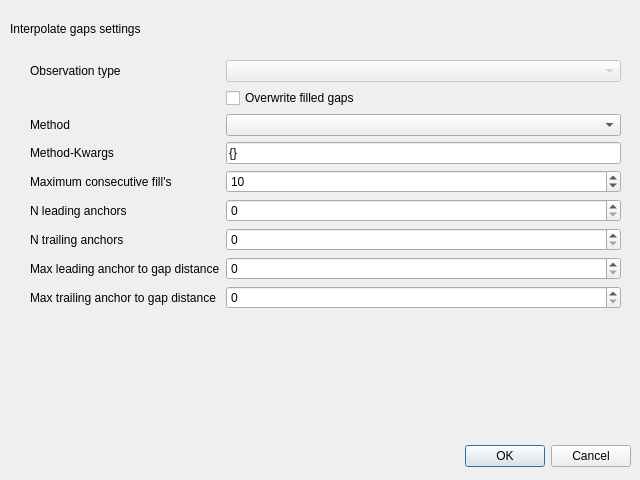
<?xml version="1.0" encoding="UTF-8"?>
<ui version="4.0">
 <class>Dialog</class>
 <widget class="QDialog" name="Dialog">
  <property name="geometry">
   <rect>
    <x>0</x>
    <y>0</y>
    <width>640</width>
    <height>480</height>
   </rect>
  </property>
  <property name="windowTitle">
   <string>Dialog</string>
  </property>
  <widget class="QDialogButtonBox" name="buttonBox">
   <property name="geometry">
    <rect>
     <x>10</x>
     <y>440</y>
     <width>621</width>
     <height>32</height>
    </rect>
   </property>
   <property name="orientation">
    <enum>Qt::Horizontal</enum>
   </property>
   <property name="standardButtons">
    <set>QDialogButtonBox::Cancel|QDialogButtonBox::Ok</set>
   </property>
  </widget>
  <widget class="QLabel" name="label">
   <property name="geometry">
    <rect>
     <x>10</x>
     <y>20</y>
     <width>481</width>
     <height>17</height>
    </rect>
   </property>
   <property name="text">
    <string>Interpolate gaps settings</string>
   </property>
  </widget>
  <widget class="QWidget" name="formLayoutWidget">
   <property name="geometry">
    <rect>
     <x>30</x>
     <y>60</y>
     <width>591</width>
     <height>291</height>
    </rect>
   </property>
   <layout class="QFormLayout" name="formLayout">
    <item row="0" column="0">
     <widget class="QLabel" name="label_2">
      <property name="text">
       <string>Observation type</string>
      </property>
     </widget>
    </item>
    <item row="0" column="1">
     <widget class="QComboBox" name="obstype_spin">
      <property name="enabled">
       <bool>false</bool>
      </property>
     </widget>
    </item>
    <item row="1" column="1">
     <widget class="QCheckBox" name="overwrite_box">
      <property name="text">
       <string>Overwrite filled gaps</string>
      </property>
     </widget>
    </item>
    <item row="2" column="0">
     <widget class="QLabel" name="label_4">
      <property name="text">
       <string>Method</string>
      </property>
     </widget>
    </item>
    <item row="2" column="1">
     <widget class="QComboBox" name="method_spinner"/>
    </item>
    <item row="4" column="0">
     <widget class="QLabel" name="label_5">
      <property name="text">
       <string>Maximum consecutive fill's</string>
      </property>
     </widget>
    </item>
    <item row="5" column="0">
     <widget class="QLabel" name="label_6">
      <property name="text">
       <string>N leading anchors</string>
      </property>
     </widget>
    </item>
    <item row="4" column="1">
     <widget class="QSpinBox" name="max_consec_spinner">
      <property name="minimum">
       <number>2</number>
      </property>
      <property name="maximum">
       <number>10000</number>
      </property>
      <property name="value">
       <number>10</number>
      </property>
     </widget>
    </item>
    <item row="5" column="1">
     <widget class="QSpinBox" name="n_lead_spinner"/>
    </item>
    <item row="6" column="0">
     <widget class="QLabel" name="label_7">
      <property name="text">
       <string>N trailing anchors</string>
      </property>
     </widget>
    </item>
    <item row="6" column="1">
     <widget class="QSpinBox" name="n_trail_spinner"/>
    </item>
    <item row="7" column="0">
     <widget class="QLabel" name="label_8">
      <property name="text">
       <string>Max leading anchor to gap distance</string>
      </property>
     </widget>
    </item>
    <item row="8" column="0">
     <widget class="QLabel" name="label_9">
      <property name="text">
       <string>Max trailing anchor to gap distance</string>
      </property>
     </widget>
    </item>
    <item row="7" column="1">
     <widget class="QSpinBox" name="max_leading_distance"/>
    </item>
    <item row="8" column="1">
     <widget class="QSpinBox" name="max_trailing_distance"/>
    </item>
    <item row="3" column="0">
     <widget class="QLabel" name="label_10">
      <property name="text">
       <string>Method-Kwargs</string>
      </property>
     </widget>
    </item>
    <item row="3" column="1">
     <widget class="QLineEdit" name="methodkwargs_edit">
      <property name="text">
       <string>{}</string>
      </property>
     </widget>
    </item>
   </layout>
  </widget>
 </widget>
 <resources/>
 <connections>
  <connection>
   <sender>buttonBox</sender>
   <signal>accepted()</signal>
   <receiver>Dialog</receiver>
   <slot>accept()</slot>
   <hints>
    <hint type="sourcelabel">
     <x>248</x>
     <y>254</y>
    </hint>
    <hint type="destinationlabel">
     <x>157</x>
     <y>274</y>
    </hint>
   </hints>
  </connection>
  <connection>
   <sender>buttonBox</sender>
   <signal>rejected()</signal>
   <receiver>Dialog</receiver>
   <slot>reject()</slot>
   <hints>
    <hint type="sourcelabel">
     <x>316</x>
     <y>260</y>
    </hint>
    <hint type="destinationlabel">
     <x>286</x>
     <y>274</y>
    </hint>
   </hints>
  </connection>
 </connections>
</ui>
